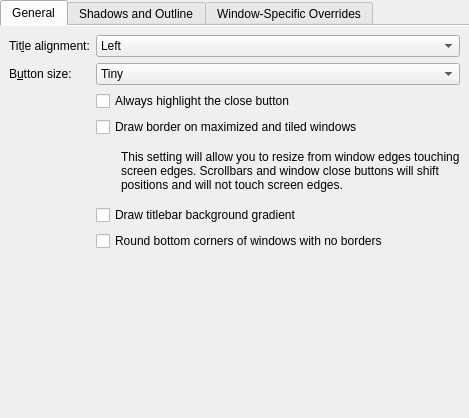
<?xml version="1.0" encoding="UTF-8"?>
<ui version="4.0">
 <class>BreezeConfigurationUI</class>
 <widget class="QWidget" name="BreezeConfigurationUI">
  <property name="geometry">
   <rect>
    <x>0</x>
    <y>0</y>
    <width>469</width>
    <height>418</height>
   </rect>
  </property>
  <layout class="QVBoxLayout" name="verticalLayout">
   <property name="leftMargin">
    <number>0</number>
   </property>
   <property name="topMargin">
    <number>0</number>
   </property>
   <property name="rightMargin">
    <number>0</number>
   </property>
   <property name="bottomMargin">
    <number>0</number>
   </property>
   <item>
    <widget class="QTabWidget" name="tabWidget">
     <property name="currentIndex">
      <number>0</number>
     </property>
     <property name="documentMode">
      <bool>true</bool>
     </property>
     <widget class="QWidget" name="tab">
      <attribute name="title">
       <string>General</string>
      </attribute>
      <layout class="QFormLayout" name="formLayout_3">
       <property name="formAlignment">
        <set>Qt::AlignmentFlag::AlignHCenter|Qt::AlignmentFlag::AlignTop</set>
       </property>
       <item row="0" column="0">
        <widget class="QLabel" name="label_3">
         <property name="text">
          <string>Tit&amp;le alignment:</string>
         </property>
         <property name="buddy">
          <cstring>titleAlignment</cstring>
         </property>
        </widget>
       </item>
       <item row="0" column="1">
        <widget class="QComboBox" name="titleAlignment">
         <item>
          <property name="text">
           <string>Left</string>
          </property>
         </item>
         <item>
          <property name="text">
           <string>Center</string>
          </property>
         </item>
         <item>
          <property name="text">
           <string>Center (Full Width)</string>
          </property>
         </item>
         <item>
          <property name="text">
           <string>Right</string>
          </property>
         </item>
        </widget>
       </item>
       <item row="1" column="0">
        <widget class="QLabel" name="label_4">
         <property name="text">
          <string>B&amp;utton size:</string>
         </property>
         <property name="buddy">
          <cstring>buttonSize</cstring>
         </property>
        </widget>
       </item>
       <item row="1" column="1">
        <widget class="QComboBox" name="buttonSize">
         <item>
          <property name="text">
           <string>Tiny</string>
          </property>
         </item>
         <item>
          <property name="text">
           <string comment="@item:inlistbox Button size:">Small</string>
          </property>
         </item>
         <item>
          <property name="text">
           <string comment="@item:inlistbox Button size:">Medium</string>
          </property>
         </item>
         <item>
          <property name="text">
           <string comment="@item:inlistbox Button size:">Large</string>
          </property>
         </item>
         <item>
          <property name="text">
           <string comment="@item:inlistbox Button size:">Very Large</string>
          </property>
         </item>
        </widget>
       </item>
       <item row="2" column="1">
        <widget class="QCheckBox" name="outlineCloseButton">
         <property name="text">
          <string>Always highlight the close button</string>
         </property>
        </widget>
       </item>
       <item row="3" column="1">
        <widget class="QCheckBox" name="drawBorderOnMaximizedWindows">
         <property name="text">
          <string>Draw border on maximized and tiled windows</string>
         </property>
        </widget>
       </item>
       <item row="4" column="1">
        <layout class="QHBoxLayout" name="horizontalLayout">
         <item>
          <spacer name="horizontalSpacer_2">
           <property name="orientation">
            <enum>Qt::Orientation::Horizontal</enum>
           </property>
           <property name="sizeType">
            <enum>QSizePolicy::Policy::Fixed</enum>
           </property>
           <property name="sizeHint" stdset="0">
            <size>
             <width>25</width>
             <height>20</height>
            </size>
           </property>
          </spacer>
         </item>
         <item>
          <widget class="QLabel" name="drawBorderOnMaximizedWindowsHelpLabel">
           <property name="text">
            <string>This setting will allow you to resize from window edges touching screen edges. Scrollbars and window close buttons will shift positions and will not touch screen edges.</string>
           </property>
           <property name="wordWrap">
            <bool>true</bool>
           </property>
          </widget>
         </item>
        </layout>
       </item>
       <item row="5" column="1">
        <widget class="QCheckBox" name="drawBackgroundGradient">
         <property name="text">
          <string>Draw titlebar background gradient</string>
         </property>
        </widget>
       </item>
       <item row="6" column="1">
        <widget class="QCheckBox" name="roundedCorners">
         <property name="text">
          <string>Round bottom corners of windows with no borders</string>
         </property>
        </widget>
       </item>
      </layout>
     </widget>
     <widget class="QWidget" name="tab_4">
      <attribute name="title">
       <string>Shadows and Outline</string>
      </attribute>
      <layout class="QFormLayout" name="formLayout">
       <property name="formAlignment">
        <set>Qt::AlignmentFlag::AlignHCenter|Qt::AlignmentFlag::AlignTop</set>
       </property>
       <item row="0" column="0">
        <widget class="QLabel" name="label">
         <property name="text">
          <string>Shadow size:</string>
         </property>
         <property name="buddy">
          <cstring>shadowSize</cstring>
         </property>
        </widget>
       </item>
       <item row="0" column="1">
        <widget class="QComboBox" name="shadowSize">
         <item>
          <property name="text">
           <string comment="@item:inlistbox Button size:">None</string>
          </property>
         </item>
         <item>
          <property name="text">
           <string comment="@item:inlistbox Button size:">Small</string>
          </property>
         </item>
         <item>
          <property name="text">
           <string comment="@item:inlistbox Button size:">Medium</string>
          </property>
         </item>
         <item>
          <property name="text">
           <string comment="@item:inlistbox Button size:">Large</string>
          </property>
         </item>
         <item>
          <property name="text">
           <string comment="@item:inlistbox Button size:">Very Large</string>
          </property>
         </item>
        </widget>
       </item>
       <item row="1" column="0">
        <widget class="QLabel" name="label_2">
         <property name="text">
          <string comment="strength of the shadow (from transparent to opaque)">Shadow strength:</string>
         </property>
         <property name="buddy">
          <cstring>shadowStrength</cstring>
         </property>
        </widget>
       </item>
       <item row="1" column="1">
        <widget class="QSpinBox" name="shadowStrength">
         <property name="suffix">
          <string>%</string>
         </property>
         <property name="minimum">
          <number>10</number>
         </property>
         <property name="maximum">
          <number>100</number>
         </property>
        </widget>
       </item>
       <item row="2" column="0">
        <widget class="QLabel" name="label_5">
         <property name="text">
          <string>Shadow color:</string>
         </property>
        </widget>
       </item>
       <item row="2" column="1">
        <widget class="KColorButton" name="shadowColor"/>
       </item>
       <item row="3" column="1">
        <widget class="QCheckBox" name="drawOutline">
        <property name="text">
         <string>Draw window outline</string>
        </property>
       </widget>
       </item>
      </layout>
     </widget>
     <widget class="QWidget" name="tab_3">
      <attribute name="title">
       <string>Window-Specific Overrides</string>
      </attribute>
      <layout class="QVBoxLayout" name="verticalLayout_3">
       <item>
        <widget class="Breeze::ExceptionListWidget" name="exceptions" native="true">
         <property name="sizePolicy">
          <sizepolicy hsizetype="Preferred" vsizetype="Expanding">
           <horstretch>0</horstretch>
           <verstretch>0</verstretch>
          </sizepolicy>
         </property>
        </widget>
       </item>
      </layout>
     </widget>
    </widget>
   </item>
  </layout>
 </widget>
 <customwidgets>
  <customwidget>
   <class>KColorButton</class>
   <extends>QPushButton</extends>
   <header>kcolorbutton.h</header>
  </customwidget>
  <customwidget>
   <class>Breeze::ExceptionListWidget</class>
   <extends>QWidget</extends>
   <header>config/breezeexceptionlistwidget.h</header>
   <container>1</container>
  </customwidget>
 </customwidgets>
 <resources/>
 <connections/>
</ui>
